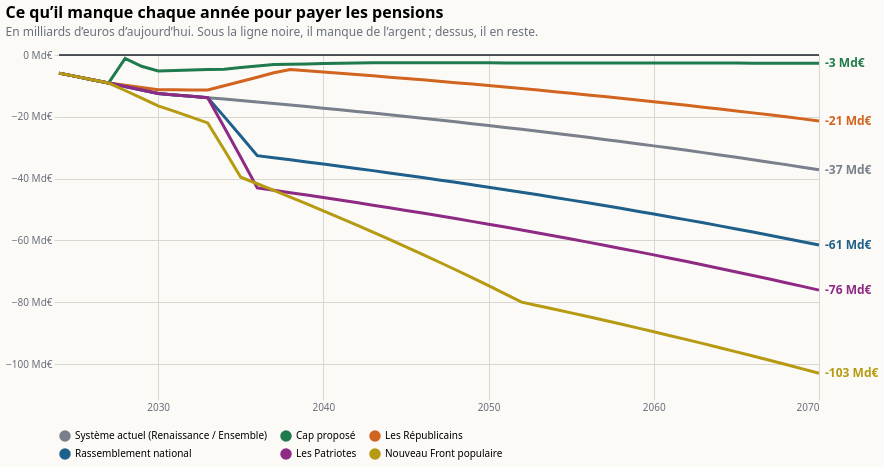

Specify this chart in Vega-Lite:
### Vega-Lite specification from a JSON file in a GitHub repository (floating-point values rounded to 4 significant figures; data arrays with more than 128 entries replaced by an {"elided": "..."} marker saying what was removed)
{"$schema": "https://vega.github.io/schema/vega-lite/v6.json", "title": {"text": "Ce qu’il manque chaque année pour payer les pensions", "subtitle": "En milliards d’euros d’aujourd’hui. Sous la ligne noire, il manque de l’argent ; dessus, il en reste.", "anchor": "start", "fontSize": 16, "subtitleColor": "#6b6f7b", "subtitlePadding": 6, "offset": 12}, "background": "#fbfaf7", "config": {"font": "system-ui, sans-serif", "axis": {"gridColor": "#d9d6cf", "labelColor": "#6b6f7b", "domain": false, "tickColor": "#d9d6cf"}, "legend": {"orient": "bottom", "columns": 3, "labelLimit": 400, "symbolOpacity": 1}, "view": {"stroke": null}}, "width": 760, "height": 340, "data": {"values": {"elided": "282 records"}}, "encoding": {"x": {"field": "annee", "type": "quantitative", "scale": {"domain": [2024, 2070]}, "axis": {"format": "d", "title": null, "values": [2030, 2040, 2050, 2060, 2070]}}, "y": {"field": "valeur", "type": "quantitative", "scale": {"zero": true}, "axis": {"title": null, "labelExpr": "replace(format(datum.value, ',.0f'), ',', ' ') + ' Md€'", "tickCount": 7}}, "color": {"field": "programme", "type": "nominal", "title": null, "sort": ["Système actuel (Renaissance / Ensemble)", "Cap proposé", "Les Républicains", "Rassemblement national", "Les Patriotes", "Nouveau Front populaire"], "scale": {"domain": ["Système actuel (Renaissance / Ensemble)", "Cap proposé", "Les Républicains", "Rassemblement national", "Les Patriotes", "Nouveau Front populaire"], "range": ["#7a7f8c", "#1f7a4d", "#d1641f", "#1f5f8b", "#8e2a84", "#b59a12"]}, "legend": {"orient": "bottom", "columns": 3}}}, "layer": [{"mark": {"type": "line", "strokeWidth": 3}}, {"data": {"values": [{"y": 0}]}, "mark": {"type": "rule", "strokeWidth": 1.5}, "encoding": {"x": {"value": 0}, "x2": {"value": 760}, "y": {"field": "y", "type": "quantitative"}, "color": {"value": "#1b1f2a"}}}, {"data": {"values": [{"annee": 2070, "programme": "Système actuel (Renaissance / Ensemble)", "valeur": -37.11, "etiquette": "-37 Md€"}, {"annee": 2070, "programme": "Cap proposé", "valeur": -2.644, "etiquette": "-3 Md€"}, {"annee": 2070, "programme": "Les Républicains", "valeur": -21.34, "etiquette": "-21 Md€"}, {"annee": 2070, "programme": "Rassemblement national", "valeur": -61.47, "etiquette": "-61 Md€"}, {"annee": 2070, "programme": "Les Patriotes", "valeur": -76.08, "etiquette": "-76 Md€"}, {"annee": 2070, "programme": "Nouveau Front populaire", "valeur": -103.0, "etiquette": "-103 Md€"}]}, "mark": {"type": "text", "align": "left", "dx": 6, "fontSize": 12, "fontWeight": "bold"}, "encoding": {"text": {"field": "etiquette"}}}]}
